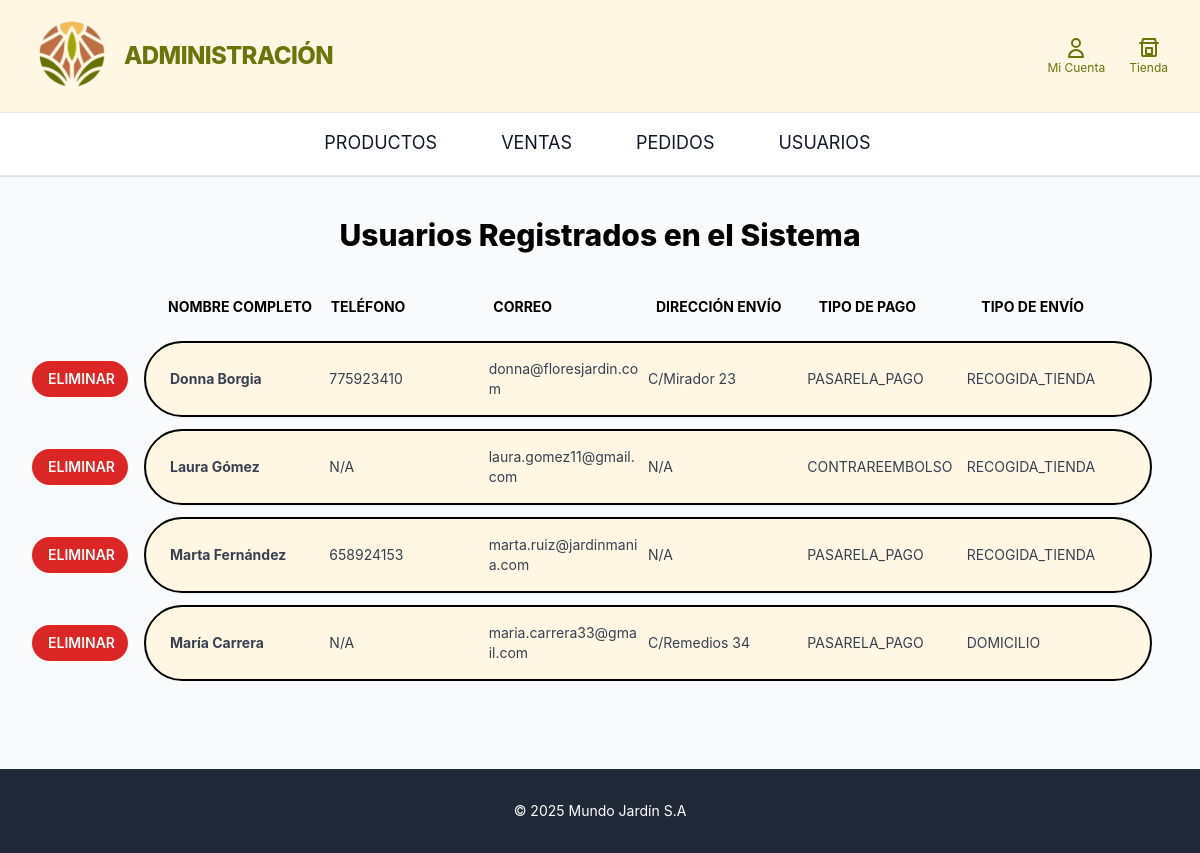
The app's page /clientes_admin/ (signed in), older data.
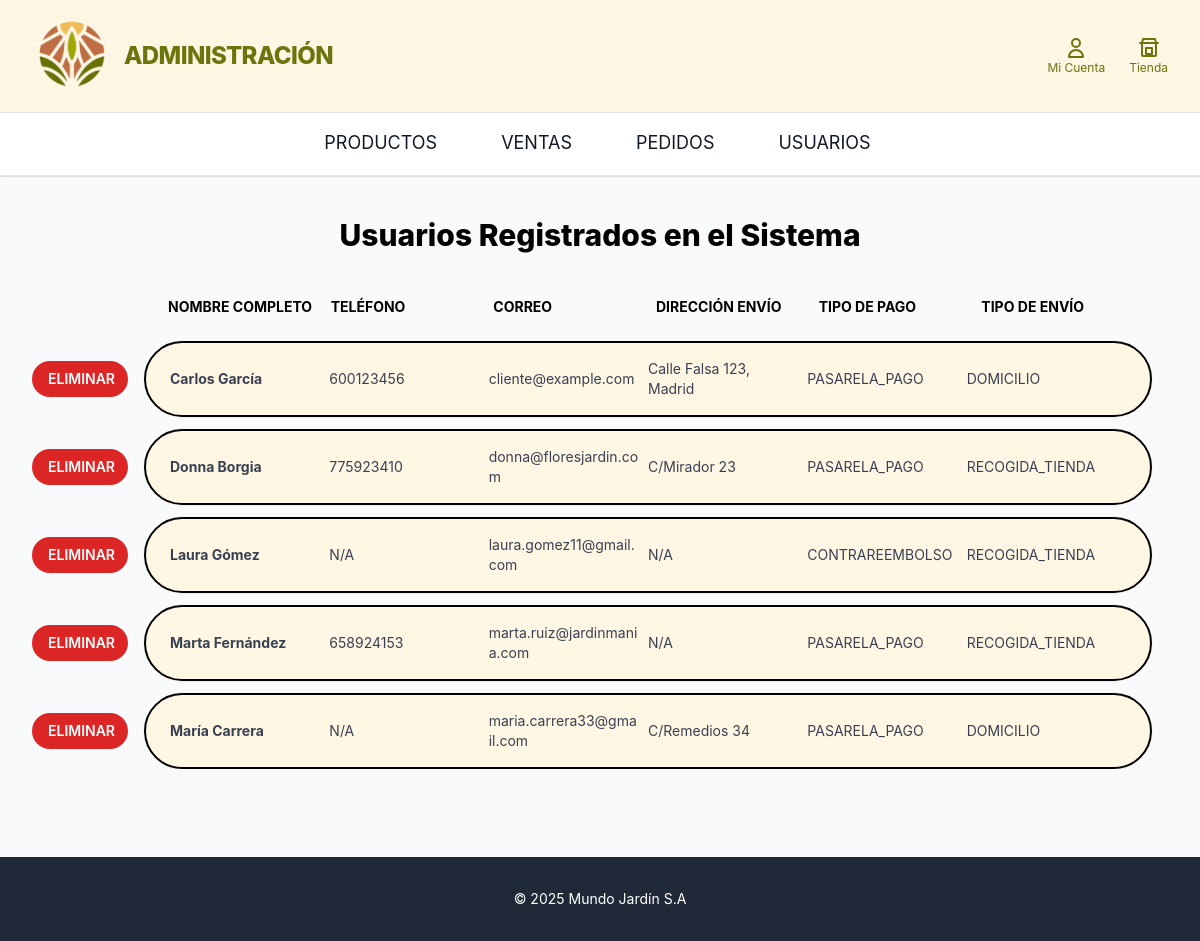
The same page, newer data.
### home/models.py (models this page shows, shortened)
class UsuarioCliente(models.Model):
    usuario = models.OneToOneField(Usuario, on_delete=models.CASCADE)
    tipo_pago= models.CharField(max_length=20, choices=TipoPago.choices, default=TipoPago.PASARELA_PAGO)
    telefono = models.CharField(max_length=15, blank=True, null=True)
    direccion_envio = models.CharField(max_length=255, blank=True)
    tipo_envio= models.CharField(max_length=20, choices=TipoEnvio.choices, default=TipoEnvio.RECOGIDA_TIENDA)
    last_login = models.DateTimeField(null=True, blank=True)

class Usuario(AbstractBaseUser, PermissionsMixin):
    nombre = models.CharField(max_length=200)
    apellidos = models.CharField(max_length=200)
    corre_electronico = models.EmailField(max_length=200, unique=True)
    password = models.CharField(max_length=128)
    objects = UsuarioManager()
    last_login = models.DateTimeField(null=True, blank=True)
    USERNAME_FIELD = 'corre_electronico'
    REQUIRED_FIELDS = ['nombre', 'apellidos']
    is_active = models.BooleanField(default=True)
    is_staff = models.BooleanField(default=False)
    is_superuser = models.BooleanField(default=False)

### clientes_admin/views.py (the view)
# urls.py: path('', views.gestion_clientes, name='clientes_admin_index'),
def gestion_clientes(request):
    if not request.user.is_authenticated or not request.user.is_staff:
        return redirect('home')
    if request.method == 'GET':
        clientes = UsuarioCliente.objects.select_related('usuario').order_by('usuario__nombre')
        context = {
            'clientes': clientes
        }
        return render(request, 'clientes_admin/gestion_clientes.html', context)
    else:
        return HttpResponseNotAllowed(['GET'])

### home/context_processors.py (called while the page is built)
def productos_en_cesta(request):
    total_items = 0
    if request.user.is_authenticated:
        try:
            cesta = CestaCompra.objects.get(usuario_cliente__usuario=request.user)
        except CestaCompra.DoesNotExist:
            cesta = None
    else:
        session_id = request.session.get("cesta_id")
        cesta = CestaCompra.objects.filter(session_id=session_id).first() if session_id else None
    if cesta:
        total_items = sum(item.cantidad for item in cesta.items.all())
    return {'total_items_cesta': total_items}

### clientes_admin/templates/clientes_admin/gestion_clientes.html (shortened to what this page needs)
{% load static %}
<!DOCTYPE html>
<html lang="es">
<head>
    <script src="https://cdn.tailwindcss.com"></script>
</head>
<body class="bg-gray-50">
    <header class="border-b border-gray-200 sticky top-0 z-50 bg-white">
    <div class="bg-[#fff6e4] border-b border-gray-200">
                <div class="max-w-7xl mx-auto px-4 sm:px-6 lg:px-8 py-4 flex items-center justify-between">
                    <a href="{% url 'adminpanel:adminpanel_index' %}"  class="flex items-center text-2xl font-extrabold lm-text-green tracking-tight flex-shrink-0 mr-5">
                        <img src="{% static 'loga.png' %}"
                            alt="Logo Mundo Jardín"
                            class="h-20 w-20 mr-3 rounded-full">
                        ADMINISTRACIÓN
                    </a>
                    <div class="flex items-center space-x-6">
                        <a href="{% url 'perfil:admin_perfil' %}"
                        class="flex flex-col items-center text-[#6a760c] hover:text-[#bf7149] transition hidden sm:flex">
                            <svg xmlns="http://www.w3.org/2000/svg" class="h-6 w-6" fill="none" viewBox="0 0 24 24" stroke="currentColor">
                                <path stroke-linecap="round" stroke-linejoin="round" stroke-width="2"
                                    d="M16 7a4 4 0 11-8 0 4 4 0 018 0zM12 14a7 7 0 00-7 7h14a7 7 0 00-7-7z"/>
                            </svg>
                            <span class="text-xs">Mi Cuenta</span>
                        </a>
                        <a href="{% url 'home' %}" class="flex flex-col items-center text-[#6a760c] hover:text-[#bf7149] transition relative">
                            <svg xmlns="http://www.w3.org/2000/svg" class="h-6 w-6" fill="none" viewBox="0 0 24 24" stroke="currentColor">
                                <path stroke-linecap="round" stroke-linejoin="round" stroke-width="2"
                                    d="M3 7h18M5 7v12a1 1 0 001 1h12a1 1 0 001-1V7M5 7l1-4h12l1 4M9 12h6v6H9v-6z"/>
                            </svg>
                            <span class="text-xs">Tienda</span>
                        </a>
                    </div>
                </div>
            </div>
        <nav class="bg-white border-b border-gray-200 shadow-sm">
            <ul class="flex justify-center space-x-12 py-1 text-lg text-gray-700">
                <li><a href="{% url 'lista_productos' %}" class="block py-3 px-2 text-gray-900 transition border-b-2 border-transparent hover:border-[#6a760c] rounded-sm">PRODUCTOS</a></li>
                <li><a href="{% url 'ventas_admin_index' %}" class="block py-3 px-2 text-gray-900 transition border-b-2 border-transparent hover:border-[#6a760c] rounded-sm">VENTAS</a></li>
                <li><a href="#" class="block py-3 px-2 text-gray-900 transition border-b-2 border-transparent hover:border-[#6a760c] rounded-sm">PEDIDOS</a></li>
                <li><a href="{% url 'clientes_admin_index' %}" class="block py-3 px-2 text-gray-900 transition border-b-2 border-transparent hover:border-[#6a760c] rounded-sm">USUARIOS</a></li>
            </ul>
        </nav>
        </header>
<main class="max-w-7xl mx-auto px-8 py-10">
        <h1 class="text-3xl font-extrabold text-black mb-8 text-center">
            Usuarios Registrados en el Sistema
        </h1>
        <div class="space-y-3">
    <div class="flex items-center gap-4">
        <div class="flex-1 px-6 py-3">
            <div class="grid grid-cols-6 font-bold text-black text-sm">
                <span>NOMBRE COMPLETO</span>
                <span>TELÉFONO</span>
                <span>CORREO</span>
                <span>DIRECCIÓN ENVÍO</span>
                <span>TIPO DE PAGO</span>
                <span>TIPO DE ENVÍO</span>
            </div>
        </div>
    </div>
    <div class="relative">
        <div class="space-y-3 max-h-[60vh] overflow-y-auto pr-4">
            {% for cliente in clientes %}
            <div class="flex items-center gap-4">
                <a href="{% url 'cliente_eliminar_confirmar' cliente.id %}"
                    class="w-24 flex-shrink-0 bg-red-600 hover:bg-red-700 text-white px-4 py-2 rounded-full font-semibold text-sm transition-transform hover:scale-105 text-center">
                        ELIMINAR
                </a>
                <div class="flex-1 bg-[#fff6e4] border-2 border-black rounded-full px-6 py-4 shadow-sm">
                    <div class="grid grid-cols-6 items-center text-gray-700 text-sm">
                        <span class="pr-2 font-bold whitespace-normal break-words">
                            {{ cliente.usuario.nombre }} {{ cliente.usuario.apellidos }}
                        </span>
                        <span class="pr-2 font whitespace-normal break-words">
                            {{ cliente.telefono|default:"N/A" }}
                        </span>
                        <span class="pr-2 font whitespace-normal break-words">
                            {{ cliente.usuario.corre_electronico }}
                        </span>
                        <span class="pr-2 font whitespace-normal break-words">
                            {{ cliente.direccion_envio|default:"N/A" }}
                        </span>
                        <span class="pr-2 font whitespace-normal break-words">
                            {{ cliente.tipo_pago|default:"N/A" }}
                        </span>
                        <span class="pr-2 font whitespace-normal break-words">
                            {{ cliente.tipo_envio|default:"N/A" }}
                        </span>
                    </div>
                </div>
            </div>
            {% empty %}
            <div class="text-center text-gray-500 py-10">
                No hay clientes registrados en el sistema.
            </div>
            {% endfor %}
        </div>
    </div>
</div>
    </main>
<footer class="bg-gray-800 text-white mt-12">
    <div class="max-w-7xl mx-auto px-4 sm:px-6 lg:px-8 py-8 text-center text-sm">
        © 2025 Mundo Jardín S.A
    </div>
</footer>

### clientes_admin/templates/clientes_admin/gestion_clientes.html (style rules this page uses)
body { font-family: 'Inter', sans-serif; }
.lm-text-green { color: #6a760c; }

Row changes from the older to the newer data that the page shows:
added UsuarioCliente: usuario.nombre "Carlos", usuario.apellidos "García", telefono "600123456", usuario.corre_electronico "cliente@example.com", direccion_envio "Calle Falsa 123, Madrid", tipo_pago "PASARELA_PAGO", tipo_envio "DOMICILIO"
